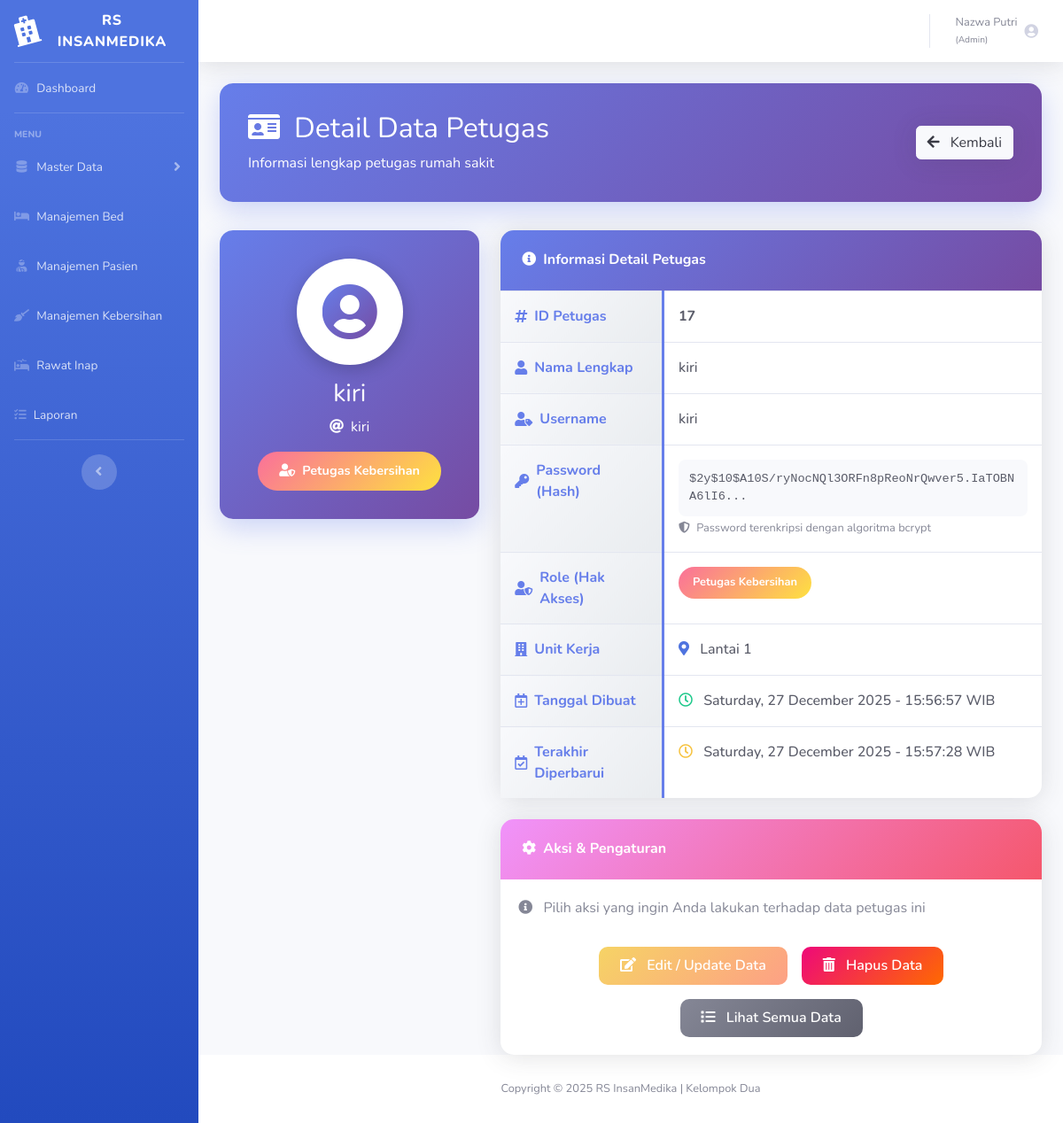
Screenshot of /rumahsakit/petugas/detail.php?id=17 (signed in) with the database file from the repository.
### tables this page shows
CREATE TABLE `t_petugas` (
  `f_idpetugas` int(11) NOT NULL,
  `f_nama` varchar(150) NOT NULL,
  `f_username` varchar(150) NOT NULL,
  `f_password` varchar(150) NOT NULL,
  `f_role` enum('Admin','Admisi','Perawat','Petugas Kebersihan') NOT NULL,
  `f_unitkerja` varchar(150) NOT NULL,
  `f_created` datetime NOT NULL,
  `f_updated` datetime NOT NULL
);

### rumahsakit/dbcontroller.php (called while the page is built, shortened)
<?php
class dbcontroller
{
    private $host = '127.0.0.1';
    private $user = 'root';
    private $password = '';
    private $database = 'rumahsakit';
    private $koneksi;
    public function __construct()
    {
        $this->koneksi = $this->koneksiDB();
    }
    private function koneksiDB()
    {
        return mysqli_connect($this->host, $this->user, $this->password, $this->database);
    }
    public function getALL($sql)
    {
        $result = mysqli_query($this->koneksi, $sql);
        $data = [];
        if ($result) {
            while ($row = mysqli_fetch_assoc($result)) {
                $data[] = $row;
            }
        }
        return $data;
    }
}

### rumahsakit/petugas/detail.php (the view, shortened to what this page needs)
<?php
require_once "../dbcontroller.php";
$db = new dbcontroller();
$id_petugas = (int)$_GET['id'];
$sql = "SELECT * FROM t_petugas WHERE f_idpetugas = $id_petugas";
$row = $db->getALL($sql);
$petugas = $row[0];
?>
<!DOCTYPE html>
<html lang="en">
<head>
    <link href="../vendor/fontawesome-free/css/all.min.css" rel="stylesheet" type="text/css">
    <link href="../css/sb-admin-2.min.css" rel="stylesheet">
</head>
<body id="page-top">
    <div id="wrapper">
        <?php include '../sidebar.php'; ?>
        <div id="content-wrapper" class="d-flex flex-column">
            <div id="content">
                <?php include '../topbar.php'; ?>
                <div class="container-fluid">
                    <div class="page-header">
                        <div class="d-flex align-items-center justify-content-between">
                            <div>
                                <h1 class="h2 mb-2">
                                    <i class="fas fa-id-card mr-3"></i>Detail Data Petugas
                                </h1>
                                <p class="mb-0 opacity-75">Informasi lengkap petugas rumah sakit</p>
                            </div>
                            <a href="select.php" class="btn btn-light btn-md shadow">
                                <i class="fas fa-arrow-left mr-2"></i> Kembali
                            </a>
                        </div>
                    </div>
                    <div class="row">
                        <div class="col-lg-4">
                            <div class="info-card">
                                <div class="avatar">
                                    <i class="fas fa-user-circle"></i>
                                </div>
                                <h3 class="mb-2"><?= htmlspecialchars($petugas['f_nama']) ?></h3>
                                <p class="mb-3 opacity-75">
                                    <i class="fas fa-at mr-2"></i><?= htmlspecialchars($petugas['f_username']) ?>
                                </p>
                                <?php
                                    $badge_class = 'badge-admin';
                                    if ($petugas['f_role'] == 'Admisi') $badge_class = 'badge-admisi';
                                    elseif ($petugas['f_role'] == 'Perawat') $badge_class = 'badge-perawat';
                                    elseif ($petugas['f_role'] == 'Petugas Kebersihan') $badge_class = 'badge-kebersihan';
                                ?>
                                <span class="badge-role <?= $badge_class ?>">
                                    <i class="fas fa-user-shield mr-2"></i><?= htmlspecialchars($petugas['f_role']) ?>
                                </span>
                            </div>
                        </div>
                        <div class="col-lg-8">
                            <div class="card shadow mb-4">
                                <div class="card-header">
                                    <h6 class="m-0 font-weight-bold text-white">
                                        <i class="fas fa-info-circle mr-2"></i>Informasi Detail Petugas
                                    </h6>
                                </div>
                                <div class="card-body p-0">
                                    <table class="table detail-table mb-0">
                                        <tr>
                                            <th>
                                                <span class="icon-label">
                                                    <i class="fas fa-hashtag"></i>
                                                    ID Petugas
                                                </span>
                                            </th>
                                            <td><strong><?= $petugas['f_idpetugas'] ?></strong></td>
                                        </tr>
                                        <tr>
                                            <th>
                                                <span class="icon-label">
                                                    <i class="fas fa-user"></i>
                                                    Nama Lengkap
                                                </span>
                                            </th>
                                            <td><?= htmlspecialchars($petugas['f_nama']) ?></td>
                                        </tr>
                                        <tr>
                                            <th>
                                                <span class="icon-label">
                                                    <i class="fas fa-user-tag"></i>
                                                    Username
                                                </span>
                                            </th>
                                            <td><?= htmlspecialchars($petugas['f_username']) ?></td>
                                        </tr>
                                        <tr>
                                            <th>
                                                <span class="icon-label">
                                                    <i class="fas fa-key"></i>
                                                    Password (Hash)
                                                </span>
                                            </th>
                                            <td>
                                                <div class="password-box">
                                                    <?= htmlspecialchars(substr($petugas['f_password'], 0, 50)) ?>...
                                                </div>
                                                <small class="text-muted">
                                                    <i class="fas fa-shield-alt mr-1"></i>
                                                    Password terenkripsi dengan algoritma bcrypt
                                                </small>
                                            </td>
                                        </tr>
                                        <tr>
                                            <th>
                                                <span class="icon-label">
                                                    <i class="fas fa-user-shield"></i>
                                                    Role (Hak Akses)
                                                </span>
                                            </th>
                                            <td>
                                                <?php
                                                    $badge_class = 'badge-admin';
                                                    if ($petugas['f_role'] == 'Admisi') $badge_class = 'badge-admisi';
                                                    elseif ($petugas['f_role'] == 'Perawat') $badge_class = 'badge-perawat';
                                                    elseif ($petugas['f_role'] == 'Petugas Kebersihan') $badge_class = 'badge-kebersihan';
                                                ?>
                                                <span class="badge-role <?= $badge_class ?>" style="font-size: 0.8rem; padding: 0.5rem 1rem;">
                                                    <?= htmlspecialchars($petugas['f_role']) ?>
                                                </span>
                                            </td>
                                        </tr>
                                        <tr>
                                            <th>
                                                <span class="icon-label">
                                                    <i class="fas fa-building"></i>
                                                    Unit Kerja
                                                </span>
                                            </th>
                                            <td>
                                                <?php if (!empty($petugas['f_unitkerja'])): ?>
                                                    <i class="fas fa-map-marker-alt mr-2 text-primary"></i>
                                                    <?= htmlspecialchars($petugas['f_unitkerja']) ?>
                                                <?php else: ?>
                                                    <span class="text-muted">
                                                        <i class="fas fa-minus-circle mr-2"></i>Tidak ada unit kerja
                                                    </span>
                                                <?php endif; ?>
                                            </td>
                                        </tr>
                                        <tr>
                                            <th>
                                                <span class="icon-label">
                                                    <i class="far fa-calendar-plus"></i>
                                                    Tanggal Dibuat
                                                </span>
                                            </th>
                                            <td>
                                                <i class="far fa-clock mr-2 text-success"></i>
                                                <?= date('l, d F Y - H:i:s', strtotime($petugas['f_created'])) ?> WIB
                                            </td>
                                        </tr>
                                        <tr>
                                            <th>
                                                <span class="icon-label">
                                                    <i class="far fa-calendar-check"></i>
                                                    Terakhir Diperbarui
                                                </span>
                                            </th>
                                            <td>
                                                <i class="far fa-clock mr-2 text-warning"></i>
                                                <?= date('l, d F Y - H:i:s', strtotime($petugas['f_updated'])) ?> WIB
                                            </td>
                                        </tr>
                                    </table>
                                </div>
                            </div>
                            <div class="card shadow">
                                <div class="card-header" style="background: linear-gradient(135deg, #f093fb 0%, #f5576c 100%);">
                                    <h6 class="m-0 font-weight-bold text-white">
                                        <i class="fas fa-cog mr-2"></i>Aksi & Pengaturan
                                    </h6>
                                </div>
                                <div class="card-body">
                                    <p class="text-muted mb-4">
                                        <i class="fas fa-info-circle mr-2"></i>
                                        Pilih aksi yang ingin Anda lakukan terhadap data petugas ini
                                    </p>
                                    <div class="action-buttons">
                                        <a href="update.php?id=<?= $petugas['f_idpetugas']; ?>"
                                           class="btn btn-warning btn-md">
                                            <i class="fas fa-edit mr-2"></i> Edit / Update Data
                                        </a>
                                        <a href="delete.php?id=<?= $petugas['f_idpetugas']; ?>"
                                            class="btn btn-danger btn-md"
                                            onclick="return confirm('⚠️ PERHATIAN!\n\nApakah Anda yakin ingin menghapus data petugas:\n\nNama:<?= htmlspecialchars($petugas['f_nama']) ?>\nUsername: <?= htmlspecialchars($petugas['f_username']) ?>\n\nData yang dihapus tidak dapat dikembalikan!');">
                                            <i class="fas fa-trash-alt mr-2"></i> Hapus Data
                                        </a>
                                        <a href="select.php" class="btn btn-secondary btn-md">
                                            <i class="fas fa-list mr-2"></i> Lihat Semua Data
                                        </a>
                                    </div>
                                </div>
                            </div>
                        </div>
                    </div>
                </div>
            </div>
            <footer class="sticky-footer bg-white">
                <div class="container my-auto">
                    <div class="copyright text-center my-auto">
                        <span>Copyright &copy; 2025 RS InsanMedika | Kelompok Dua</span>
                    </div>
                </div>
            </footer>
        </div>
    </div>
</body>
</html>

### rows the page displays
t_petugas: f_nama "kiri", f_username "kiri", f_role "Petugas Kebersihan", f_idpetugas "17", f_password "$2y$10$A10S/ryNocNQl3ORFn8pReoNrQwver5.IaTOBNA6lI6", f_unitkerja "Lantai 1", f_created "Saturday, 27 December 2025 - 15:56:57", f_updated "Saturday, 27 December 2025 - 15:57:28"

### other values shown
$nama_petugas "Nazwa Putri"
$role_petugas "Admin"
